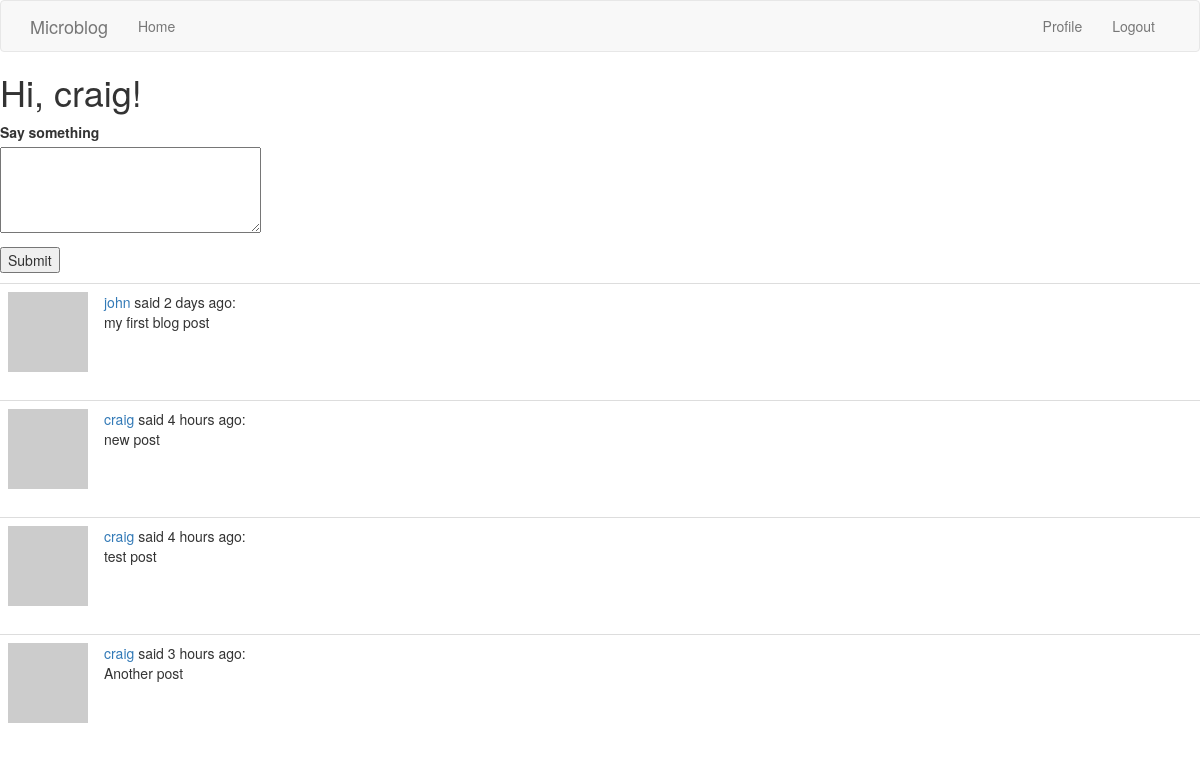
The page /index (signed in) on the database its author committed.
### app/models.py (models this page shows, shortened)
class User(UserMixin, db.Model):
    id = db.Column(db.Integer, primary_key=True)
    username = db.Column(db.String(64), index=True, unique=True)
    email = db.Column(db.String(120), index=True, unique=True)
    password_hash = db.Column(db.String(128))
    posts = db.relationship('Post', backref='author', lazy='dynamic')
    about_me = db.Column(db.String(140))
    last_seen = db.Column(db.DateTime, default=datetime.utcnow)
    def avatar(self, size):
        digest = md5(self.email.lower().encode('utf-8')).hexdigest()
        return 'https://www.gravatar.com/avatar/{}?d=identicon&s={}'.format(digest, size)

class Post(db.Model):
    id = db.Column(db.Integer, primary_key=True)
    body = db.Column(db.String(140))
    timestamp = db.Column(db.DateTime, index=True, default=datetime.utcnow)
    user_id = db.Column(db.Integer, db.ForeignKey('user.id'))

### app/routes.py (the view)
@app.route('/', methods=['GET', 'POST'])
@app.route('/index', methods=['GET', 'POST'])
@login_required
def index():
    form = PostForm()
    if form.validate_on_submit():
        post = Post(body=form.post.data, author=current_user)
        db.session.add(post)
        db.session.commit()
        flash('Your post is now live!')
        return redirect(url_for('index'))
    posts = Post.query.all()
    return render_template("index.html", title='Home Page', form=form, posts=posts)

### app/forms.py
class PostForm(FlaskForm):
    post = TextAreaField('Say something', validators=[DataRequired(), Length(min=1, max=140)])
    submit = SubmitField('Submit')

### app/models.py (called while the page is built)
@login.user_loader
def load_user(id):
    return User.query.get(int(id))

### app/routes.py (called while the page is built)
@app.before_request
def before_request():
    if current_user.is_authenticated:
        current_user.last_seen = datetime.utcnow()
        db.session.commit()

### app/templates/index.html (shortened to what this page needs)
{% extends "base.html" %}
{% block content %}
    <h1>Hi, {{ current_user.username }}!</h1>
    <form action="" method="post">
        <p>
            {{ form.post.label }}<br>
            {{ form.post(cols=32, rows=4) }}<br>
        </p>
        <p>{{ form.submit() }}</p>
    </form>
    {% for post in posts %}
        {% include "_post.html" %}
    {% endfor %}
{% endblock %}

### app/templates/_post.html
<table class="table table-hover">
    <tr>
        <td width="70px">
            <a href="{{ url_for('user', username=post.author.username) }}">
                <img src="{{ post.author.avatar(70) }}" />
            </a>
        </td>
        <td>
            <a href="{{ url_for('user', username=post.author.username) }}">
                {{ post.author.username }}
            </a>
            said {{ moment(post.timestamp).fromNow() }}:
            <br>
            {{ post.body }}
        </td>
    </tr>
</table>

### rows shown on the page
User: username "craig"
Post: author.username "john", timestamp "2 days ago", body "my first blog post"
Post: author.username "craig", timestamp "4 hours ago", body "new post"
Post: author.username "craig", timestamp "4 hours ago", body "test post"
Post: author.username "craig", timestamp "3 hours ago", body "Another post"
